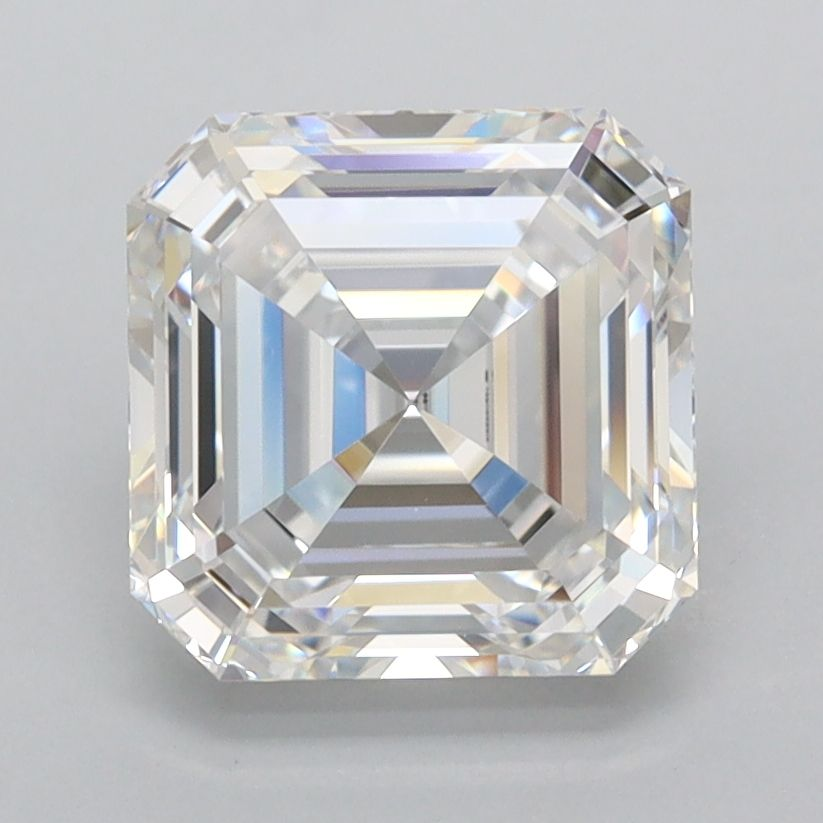
#> input picture resources/IGI-LG811638512/artifacts/IGI-LG811638512-faceup-original.jpg, 823 x 823 px
$ python -i asscher_profile_pavilion_refinement.py   (imports and definitions only)
#> lines starting #> are read from the running program, lines starting #| are printed output that depends on the picture
"""Actual upper-pavilion source-contour fitting, with separately gated symmetry.

Only the UPPER pointed source-image contour (physical pavilion region) enters
the fit. Lower shadow-affected rows are CROWN and excluded completely. No facet IDs, expert
photo-angle targets, or internal virtual-facet gradients enter this module.
A mirrored outline is a hypothetical/model-inferred geometry, NEVER a
right-side observation and never an unqualified physical facet angle.
"""
from __future__ import annotations

import argparse
import itertools
import json
from pathlib import Path

import numpy as np
from PIL import Image, ImageDraw

from . import asscher_profile_feasibility as feasibility
from . import asscher_profile_auto_exterior as exterior
from . import asscher_profile_auto_changepoints as joint
from . import asscher_profile_endpoint_candidates as endpoint
from . import asscher_profile_conditional_symmetry as symmetry

SCHEMA = "diamond360-asscher-profile-pavilion-refinement/2"
POLICY = {
    "roi": "pointed_upper_pavilion_above_joint_widest_width_band",
    "source_orientation": "pointed_upper_pavilion_broad_lower_crown",
    "main_source_weight": 1.0,
    "inferred_top_point_weight": 0.0,
    "point_like_tip_is_candidate_only": True,
    "minimum_points_per_straight_stretch": 10,
    "minimum_y_span_per_straight_stretch_px": 9.0,
    "maximum_apparent_stretches_per_side": 3,
    "candidate_break_step_y_px": 2,
    "minimum_change_in_dx_per_dy": 0.20,
    "segment_complexity_penalties_px2": [40.0, 80.0, 140.0, 220.0],
    "default_penalty_px2": 80.0,
    "changepoint_agreement_tolerance_y_px": 5.0,
    "maximum_visual_connected_gap_y_px": 3,
    "mirror_only_if_external_pose_review_and_symmetric_stone_assumption": True,
    "mirror_is_model_inferred_never_observed": True,
    "do_not_modify_independent_contours": True,
    "do_not_assign_physical_pavilion_facet_angles": True,
    "no_internal_optical_feature_or_expert_target_access": True,
}


# [248 lines left out: functions _points, _fit, _piecewise_x, _select, analyse, _select_mirror and 1 more, not called in this run]


def render_comparison(photo, result):
    """Mobile-friendly vertically stacked pointed PAVILION-only comparison."""
    base = photo.convert("RGB")
    mag = 3
    crop = (20, 40, 390, 225)
    panel_w, panel_h = (crop[2]-crop[0])*mag, (crop[3]-crop[1])*mag
    head, foot, gutter = 42, 47, 22
    image = Image.new("RGB",(panel_w,2*(head+panel_h+foot+gutter)),(249,250,252))
    draw = ImageDraw.Draw(image)
    colors={"left":(20,205,75),"right":(25,128,240)}
    for p in (0,1):
        yoffset=p*(head+panel_h+foot+gutter)
        image.paste(base.crop(crop).resize((panel_w,panel_h)),(0,yoffset+head))
        draw.text((12,yoffset+11),(
            "UPPER PAVILION: independently observed outer geometry" if p==0
            else "UPPER PAVILION: purple mirror is MODEL ONLY (not observed)"
        ),fill=(30,39,52))
        def pos(x,y):
            return (round((x-crop[0])*mag), round((y-crop[1])*mag+yoffset+head))
        band=result["widest_width_band_candidate"]
        for y in (band["y_first_px"],band["y_last_px"]):
            draw.line((*pos(crop[0],y),*pos(crop[2],y)),
                      fill=(234,153,31),width=2)
        tip=result.get("top_pavilion_tip_candidate") or {}
        if tip.get("status")=="candidate_only":
            x,y=tip["projected_pavilion_tip_xy_px"]
            cx,cy=pos(x,y)
            draw.ellipse((cx-8,cy-8,cx+8,cy+8),
                         fill=(5,235,223),outline=(10,30,42),width=2)
        for side in ("left","right"):
            source=result["observed_supported_points"][side]
            prev=None
            for item in source:
                x,y=item["xy_px"];xy=pos(x,y)
                if prev and y-prev[1]<=POLICY["maximum_visual_connected_gap_y_px"]:
                    draw.line((*prev[0],*xy),fill=colors[side],width=3)
                prev=(xy,y)
            fit=result["independent_pavilion"][side]
            if fit["status"]!="review":
                continue
            line=fit["selected_model"]
            ys=range(fit["supported_y_range_px"][0],fit["supported_y_range_px"][-1]+1)
            poly=[pos(_piecewise_x(line,y),y) for y in ys]
            draw.line(poly,fill=(14,21,33),width=4)
            draw.line(poly,fill=(250,250,247),width=2)
            for ch in fit["breakpoints"]:
                x,y=ch["xy_px"];cx,cy=pos(x,y)
                c=(249,224,17) if ch["stability"]=="stable_across_penalties" else (247,116,21)
                draw.ellipse((cx-8,cy-8,cx+8,cy+8),
                             fill=c,outline=(20,29,40),width=2)
        if p==1:
            pred=result["conditional_pavilion_model"]["mirrored_right_pavilion_preview"]
            for a,b in zip(pred[::3],pred[1::3]):
                draw.line((*pos(*a["xy_px"]),*pos(*b["xy_px"])),
                          fill=(190,57,205),width=4)
        draw.text((12,yoffset+head+panel_h+12),
                  "GREEN/BLUE: independently observed upper outline; WHITE: fitted.",
                  fill=(38,48,62))
        draw.text((12,yoffset+head+panel_h+28),
                  "YELLOW stable bend; ORANGE model-dependent; CYAN culet-region tip.",
                  fill=(38,48,62))
    return image

# [41 lines left out: functions write_report, main, not called in this run]


# [2 lines not run here, left out]

>>> from PIL import Image
>>> picture = Image.open('../resources/IGI-LG811638512/artifacts/IGI-LG811638512-faceup-original.jpg')
#> picture is the input picture: PIL image 823x823 RGB; mean R, G, B 191.1, 191.9, 193.5
>>> result = render_comparison(picture, 'out.png')
#> after the loop in render_comparison, `for p in (0,1):`:
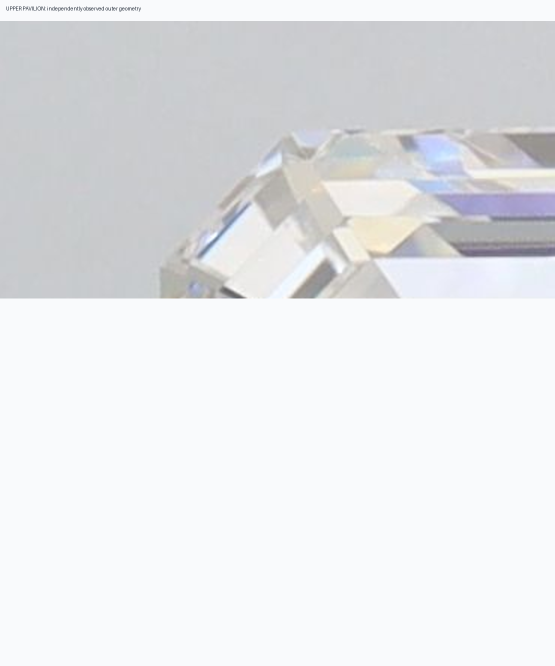
#> image: PIL image 1110x1332 RGB (shown at 1/2 size); mean R, G, B 230, 231, 233.4
#> (the run stopped early here; a loop or call above may not have finished)
